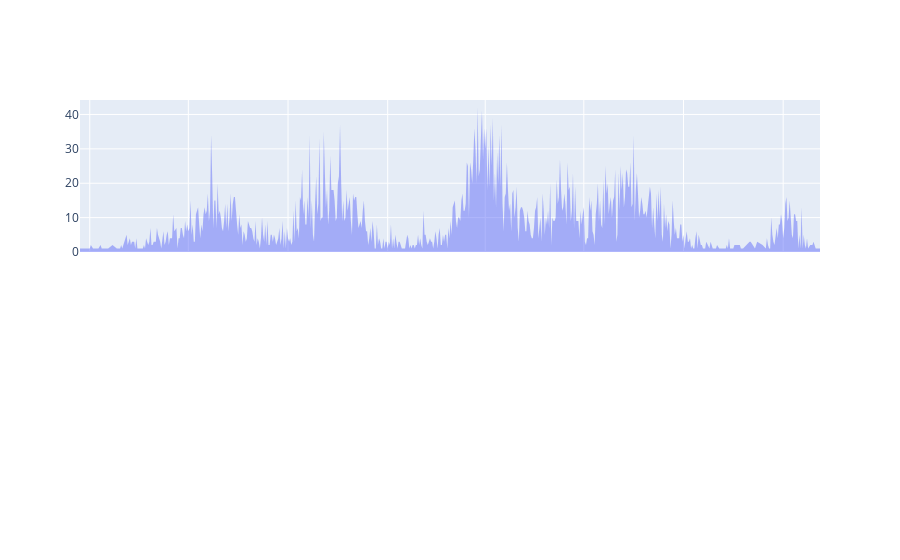

Here is the notebook cell this chart was saved with:
### Code cell
genome_plot = make_subplots(rows = 2,cols=1, vertical_spacing = 0.2,shared_xaxes=True)
genome_plot.add_trace(go.Scatter( x = daily_deaths.Date,  y = daily_deaths.death_cases,mode='none',
                            fill = 'tozeroy', marker = dict(color = "#A3A3A3")), row=1,col=1)

#genome_plot.add_trace(px.bar(variant_data, x = "months_period", y = "percentage", color="variant_type"),row=2,col=1)#, color=variants_data["variant_type"]))

genome_plot.show()

### Figure 1 — Plotly figure (JSON) as saved in the notebook; plotly's stock layout.template omitted (floating-point values rounded to 4 significant figures; data arrays with more than 128 entries replaced by an {"elided": "..."} marker saying what was removed)
{"data": [{"fill": "tozeroy", "marker": {"color": "#A3A3A3"}, "mode": "none", "type": "scatter", "x": {"elided": "623 str values"}, "xaxis": "x", "y": {"elided": "623 int values"}, "yaxis": "y"}], "layout": {"xaxis": {"anchor": "y", "domain": [0, 1], "matches": "x2", "showticklabels": false}, "xaxis2": {"anchor": "y2", "domain": [0, 1]}, "yaxis": {"anchor": "x", "domain": [0.6, 1]}, "yaxis2": {"anchor": "x2", "domain": [0, 0.4]}}}
